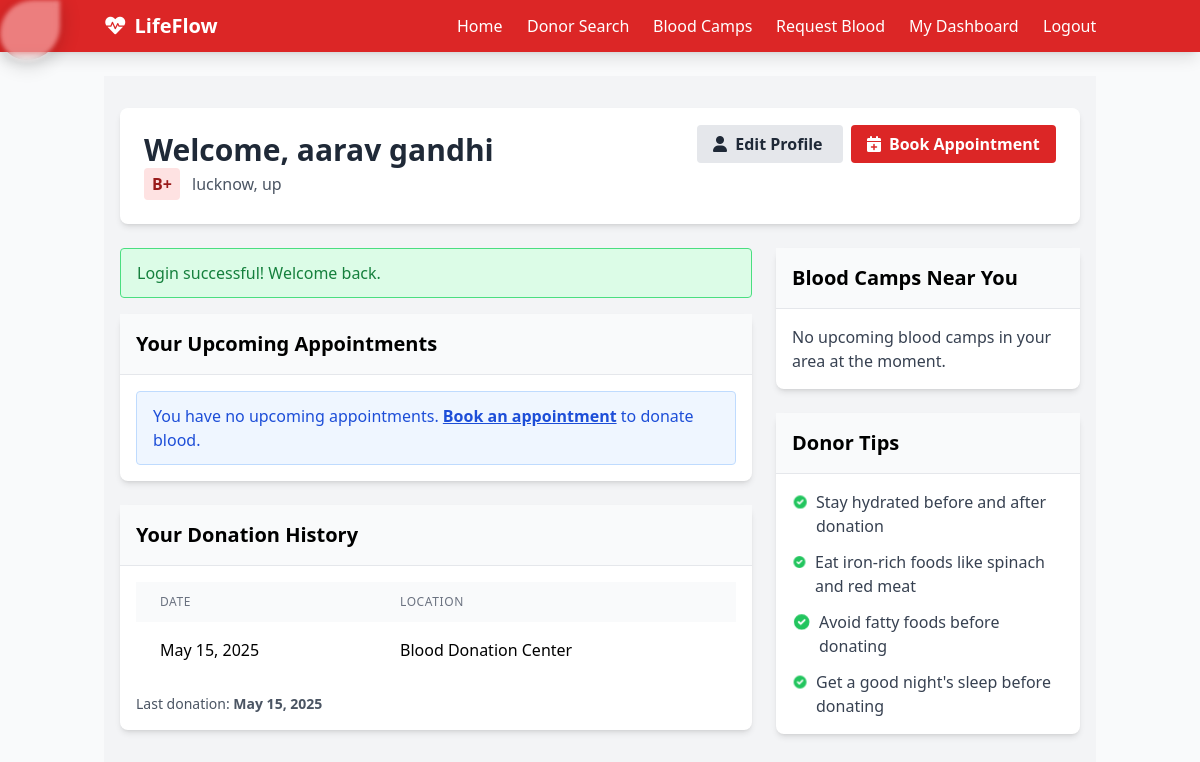
Screenshot of /dashboard/donor.php (signed in) with the database file from the repository.
### tables this page shows
CREATE TABLE `users` (
  `id` int NOT NULL,
  `name` varchar(100) DEFAULT NULL,
  `email` varchar(100) DEFAULT NULL,
  `password` varchar(255) DEFAULT NULL,
  `phone` varchar(20) DEFAULT NULL,
  `age` int DEFAULT NULL,
  `blood_group` varchar(5) DEFAULT NULL,
  `city` varchar(100) DEFAULT NULL,
  `state` varchar(100) DEFAULT NULL,
  `last_donation_date` date DEFAULT NULL,
  `created_at` timestamp NULL DEFAULT CURRENT_TIMESTAMP
);

CREATE TABLE `appointments` (
  `id` int NOT NULL,
  `user_id` int DEFAULT NULL,
  `appointment_date` date DEFAULT NULL,
  `status` enum('pending','approved','completed') DEFAULT 'pending',
  `created_at` timestamp NULL DEFAULT CURRENT_TIMESTAMP
);

### dashboard/donor.php (the view, shortened to what this page needs)
<?php
require_once INCLUDES_PATH . 'db.php';
require_once INCLUDES_PATH . 'auth.php';
$donor_id = $_SESSION['donor_id'];
$query = "SELECT * FROM users WHERE id = ?";
$stmt = $conn->prepare($query);
$stmt->bind_param("i", $donor_id);
$stmt->execute();
$result = $stmt->get_result();
$donor = $result->fetch_assoc();
$appt_query = "SELECT * FROM appointments WHERE user_id = ? AND status != 'completed' ORDER BY appointment_date ASC";
$appt_stmt = $conn->prepare($appt_query);
$appt_stmt->bind_param("i", $donor_id);
$appt_stmt->execute();
$appointments = $appt_stmt->get_result();
$history_query = "SELECT * FROM appointments WHERE user_id = ? AND status = 'completed' ORDER BY appointment_date DESC";
$history_stmt = $conn->prepare($history_query);
$history_stmt->bind_param("i", $donor_id);
$history_stmt->execute();
$history = $history_stmt->get_result();
$camps_query = "SELECT * FROM blood_camps WHERE city = ? AND state = ? AND date >= CURDATE() ORDER BY date ASC LIMIT 3";
$camps_stmt = $conn->prepare($camps_query);
$camps_stmt->bind_param("ss", $donor['city'], $donor['state']);
$camps_stmt->execute();
$upcoming_camps = $camps_stmt->get_result();
include_once INCLUDES_PATH . 'header.php';
$dashboard_url = DASHBOARD_URL;
?>
<div class="bg-gray-100 min-h-screen">
    <div class="container mx-auto px-4 py-8">
        <div class="bg-white rounded-lg shadow-md p-6 mb-6">
            <div class="flex flex-col md:flex-row justify-between">
                <div>
                    <h1 class="text-3xl font-bold text-gray-800">Welcome, <?php echo htmlspecialchars($donor['name']); ?></h1>
                    <p class="text-gray-600">
                        <span class="inline-block bg-red-100 text-red-800 px-2 py-1 rounded font-semibold mr-2">
                            <?php echo htmlspecialchars($donor['blood_group']); ?>
                        </span>
                        <span>
                            <?php echo htmlspecialchars($donor['city']) . ', ' . htmlspecialchars($donor['state']); ?>
                        </span>
                    </p>
                </div>
                <div class="mt-4 md:mt-0">
                    <a href="<?php echo $dashboard_url; ?>/profile.php" class="bg-gray-200 hover:bg-gray-300 text-gray-800 font-semibold py-2 px-4 rounded mr-2">
                        <i class="fas fa-user mr-1"></i> Edit Profile
                    </a>
                    <a href="<?php echo $dashboard_url; ?>/appointments.php" class="bg-red-600 hover:bg-red-700 text-white font-semibold py-2 px-4 rounded">
                        <i class="fas fa-calendar-plus mr-1"></i> Book Appointment
                    </a>
                </div>
            </div>
        </div>
        <div class="flex flex-wrap -mx-3">
            <div class="w-full lg:w-8/12 px-3">
                <?php echo display_alerts(); ?>
                <div class="bg-white rounded-lg shadow-md mb-6">
                    <div class="p-4 border-b bg-gray-50">
                        <h2 class="text-xl font-bold">Your Upcoming Appointments</h2>
                    </div>
                    <div class="p-4">
                        <?php if ($appointments->num_rows > 0): ?>
                            <div class="overflow-x-auto">
                                <table class="w-full">
                                    <thead class="bg-gray-50">
                                        <tr>
                                            <th class="px-6 py-3 text-left text-xs font-medium text-gray-500 uppercase tracking-wider">Date</th>
                                            <th class="px-6 py-3 text-left text-xs font-medium text-gray-500 uppercase tracking-wider">Status</th>
                                            <th class="px-6 py-3 text-left text-xs font-medium text-gray-500 uppercase tracking-wider">Actions</th>
                                        </tr>
                                    </thead>
                                    <tbody class="divide-y divide-gray-200">
                                        <?php while ($appointment = $appointments->fetch_assoc()): ?>
                                            <tr>
                                                <td class="px-6 py-4 whitespace-nowrap">
                                                    <?php echo date("F j, Y", strtotime($appointment['appointment_date'])); ?>
                                                </td>
                                                <td class="px-6 py-4 whitespace-nowrap">
                                                    <?php
                                                    $status = $appointment['status'];
                                                    $status_class = '';
                                                    switch ($status) {
                                                        case 'pending':
                                                            $status_class = 'bg-yellow-100 text-yellow-800';
                                                            break;
                                                        case 'approved':
                                                            $status_class = 'bg-green-100 text-green-800';
                                                            break;
                                                        default:
                                                            $status_class = 'bg-gray-100 text-gray-800';
                                                    }
                                                    ?>
                                                    <span class="px-2 inline-flex text-xs leading-5 font-semibold rounded-full <?php echo $status_class; ?>">
                                                        <?php echo ucfirst($status); ?>
                                                    </span>
                                                </td>
                                                <td class="px-6 py-4 whitespace-nowrap text-sm">
                                                    <a href="<?php echo $dashboard_url; ?>/view_appointment.php?id=<?php echo $appointment['id']; ?>" class="text-blue-600 hover:text-blue-900 mr-3">View</a>
                                                    <?php if ($appointment['status'] === 'pending'): ?>
                                                        <a href="<?php echo $dashboard_url; ?>/cancel_appointment.php?id=<?php echo $appointment['id']; ?>" class="text-red-600 hover:text-red-900" onclick="return confirm('Are you sure you want to cancel this appointment?');">Cancel</a>
                                                    <?php endif; ?>
                                                </td>
                                            </tr>
                                        <?php endwhile; ?>
                                    </tbody>
                                </table>
                            </div>
                        <?php else: ?>
                            <div class="bg-blue-50 border border-blue-200 text-blue-700 px-4 py-3 rounded" role="alert">
                                <p>You have no upcoming appointments. <a href="<?php echo $dashboard_url; ?>/appointments.php" class="font-bold underline hover:text-blue-800">Book an appointment</a> to donate blood.</p>
                            </div>
                        <?php endif; ?>
                    </div>
                </div>
                <div class="bg-white rounded-lg shadow-md mb-6">
                    <div class="p-4 border-b bg-gray-50">
                        <h2 class="text-xl font-bold">Your Donation History</h2>
                    </div>
                    <div class="p-4">
                        <?php if ($history->num_rows > 0): ?>
                            <div class="overflow-x-auto">
                                <table class="w-full">
                                    <thead class="bg-gray-50">
                                        <tr>
                                            <th class="px-6 py-3 text-left text-xs font-medium text-gray-500 uppercase tracking-wider">Date</th>
                                            <th class="px-6 py-3 text-left text-xs font-medium text-gray-500 uppercase tracking-wider">Location</th>
                                        </tr>
                                    </thead>
                                    <tbody class="divide-y divide-gray-200">
                                        <?php while ($donation = $history->fetch_assoc()): ?>
                                            <tr>
                                                <td class="px-6 py-4 whitespace-nowrap">
                                                    <?php echo date("F j, Y", strtotime($donation['appointment_date'])); ?>
                                                </td>
                                                <td class="px-6 py-4 whitespace-nowrap">
                                                    Blood Donation Center
                                                </td>
                                            </tr>
                                        <?php endwhile; ?>
                                    </tbody>
                                </table>
                            </div>
                            <?php if ($donor['last_donation_date']): ?>
                                <p class="text-sm text-gray-600 mt-4">
                                    Last donation: <strong><?php echo date("F j, Y", strtotime($donor['last_donation_date'])); ?></strong>
                                </p>
                            <?php endif; ?>
                        <?php else: ?>
                            <div class="bg-gray-50 border border-gray-200 text-gray-700 px-4 py-3 rounded" role="alert">
                                <p>You have no donation history yet. Make your first donation to save lives!</p>
                            </div>
                        <?php endif; ?>
                    </div>
                </div>
            </div>
            <div class="w-full lg:w-4/12 px-3">
                <div class="bg-white rounded-lg shadow-md mb-6">
                    <div class="p-4 border-b bg-gray-50">
                        <h2 class="text-xl font-bold">Blood Camps Near You</h2>
                    </div>
                    <div class="p-4">
                        <?php if ($upcoming_camps->num_rows > 0): ?>
                            <ul class="divide-y divide-gray-200">
                                <?php while ($camp = $upcoming_camps->fetch_assoc()): ?>
                                    <li class="py-3">
                                        <p class="font-semibold"><?php echo htmlspecialchars($camp['title']); ?></p>
                                        <p class="text-sm text-gray-600"><?php echo date("F j, Y", strtotime($camp['date'])); ?></p>
                                        <p class="text-sm text-gray-500"><?php echo htmlspecialchars($camp['location']); ?></p>
                                        <a href="<?php echo $dashboard_path; ?>appointments.php?camp_id=<?php echo $camp['id']; ?>" class="mt-2 inline-block bg-blue-600 text-white text-sm px-3 py-1 rounded hover:bg-blue-700">Book Appointment</a>
                                    </li>
                                <?php endwhile; ?>
                            </ul>
                        <?php else: ?>
                            <p class="text-gray-700">No upcoming blood camps in your area at the moment.</p>
                        <?php endif; ?>
                    </div>
                </div>
                <div class="bg-white rounded-lg shadow-md">
                    <div class="p-4 border-b bg-gray-50">
                        <h2 class="text-xl font-bold">Donor Tips</h2>
                    </div>
                    <div class="p-4">
                        <ul class="space-y-3 text-gray-700">
                            <li class="flex items-start">
                                <svg class="w-5 h-5 text-green-500 mr-2 mt-0.5" fill="currentColor" viewBox="0 0 20 20">
                                    <path fill-rule="evenodd" d="M10 18a8 8 0 100-16 8 8 0 000 16zm3.707-9.293a1 1 0 00-1.414-1.414L9 10.586 7.707 9.293a1 1 0 00-1.414 1.414l2 2a1 1 0 001.414 0l4-4z" clip-rule="evenodd"></path>
                                </svg>
                                <span>Stay hydrated before and after donation</span>
                            </li>
                            <li class="flex items-start">
                                <svg class="w-5 h-5 text-green-500 mr-2 mt-0.5" fill="currentColor" viewBox="0 0 20 20">
                                    <path fill-rule="evenodd" d="M10 18a8 8 0 100-16 8 8 0 000 16zm3.707-9.293a1 1 0 00-1.414-1.414L9 10.586 7.707 9.293a1 1 0 00-1.414 1.414l2 2a1 1 0 001.414 0l4-4z" clip-rule="evenodd"></path>
                                </svg>
                                <span>Eat iron-rich foods like spinach and red meat</span>
                            </li>
                            <li class="flex items-start">
                                <svg class="w-5 h-5 text-green-500 mr-2 mt-0.5" fill="currentColor" viewBox="0 0 20 20">
                                    <path fill-rule="evenodd" d="M10 18a8 8 0 100-16 8 8 0 000 16zm3.707-9.293a1 1 0 00-1.414-1.414L9 10.586 7.707 9.293a1 1 0 00-1.414 1.414l2 2a1 1 0 001.414 0l4-4z" clip-rule="evenodd"></path>
                                </svg>
                                <span>Avoid fatty foods before donating</span>
                            </li>
                            <li class="flex items-start">
                                <svg class="w-5 h-5 text-green-500 mr-2 mt-0.5" fill="currentColor" viewBox="0 0 20 20">
                                    <path fill-rule="evenodd" d="M10 18a8 8 0 100-16 8 8 0 000 16zm3.707-9.293a1 1 0 00-1.414-1.414L9 10.586 7.707 9.293a1 1 0 00-1.414 1.414l2 2a1 1 0 001.414 0l4-4z" clip-rule="evenodd"></path>
                                </svg>
                                <span>Get a good night's sleep before donating</span>
                            </li>
                        </ul>
                    </div>
                </div>
            </div>
        </div>
    </div>
</div>
<?php include_once $root_path . 'includes/footer.php'; ?>

### assets/styles.css (style rules this page uses)
* { animation: perspec 0.4s ease forwards; }

### rows the page displays
users: name "aarav gandhi", blood_group "B+", city "lucknow", state "up", last_donation_date "May 15, 2025"
appointments: appointment_date "May 15, 2025"

### other values shown
$_SESSION['success'] "Login successful! Welcome back."
